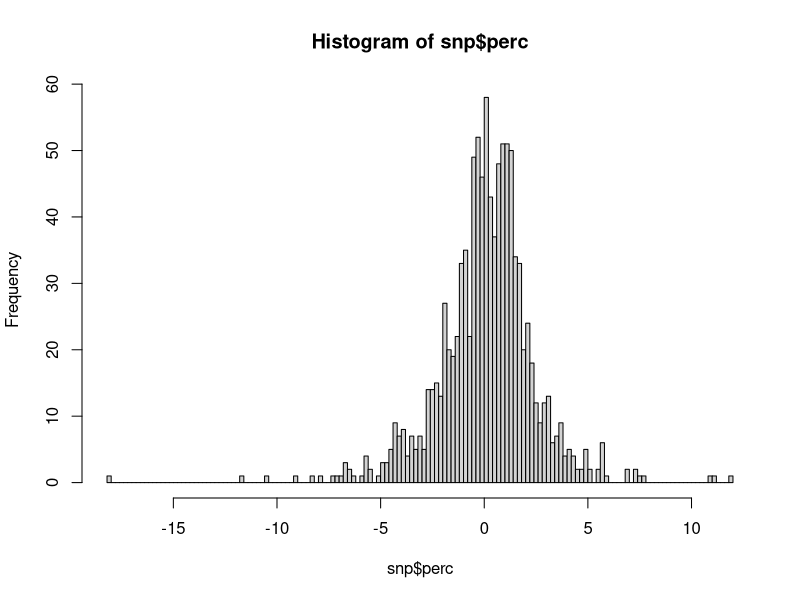

Reproduce this figure in R. (Note: this script raises an error after producing the figure.)
## ---- chunk 1
knitr::opts_chunk$set(echo = TRUE)
## ---- chunk 2
snp = read.csv("snp500weekly.csv")
#btc$perc = (btc$close-btc$open)/btc$open*100
snp$perc = (snp$Close-snp$Open)/snp$Open*100
hist(snp$perc, breaks=200)
## ---- chunk 3
set.seed(69)
dat = snp$perc
#dat = observations[1:1000]

CV = validation_sets(dat, 1:length(dat), fracs=c(0.7,0.2,0.1), window=0.05)

hidden.size = 1
lstm = init.lstm(1, hidden.size)
cv.mse = 0
cv.0 = 0

for (i in 1:CV$nsteps){
  train.ind = CV$sets[[i]]$train_window
  val.ind = CV$sets[[i]]$val_window
  train.set = dat[train.ind]
  val.set = dat[val.ind]
  
  N = length(train.set)
  
  y.train = train.set[2:N]
  X.train = train.set[1:(N-1)]
  X.train = matrix(X.train, ncol=1)
  
  fit = lstm.fit(y.train, X.train, lstm)
  lstm = fit$LSTM
  train.mse = fit$MSE
  
  train.states = lstm.forward.pass(as.matrix(train.set, ncol=1), lstm, hidden.size)
  h = train.states$hs[nrow(train.states$hs), ]
  C = train.states$Cs[nrow(train.states$Cs), ]
  
  h = matrix(h, nrow=1)
  C = matrix(C, nrow=1)
  
  N = length(val.set)
  y.val = val.set[2:N]
  X.val = val.set[1:(N-1)]
  X.val = matrix(X.val, ncol=1)
  
  val.states = lstm.forward.pass(as.matrix(X.val, ncol=1), lstm, hidden.size, h=h, C=C)
  val.mse = mean((y.val-val.states$yhat)^2)
  
  train.0 = mean((y.train-0)^2)
  val.0 = mean((y.val-0)^2)
  
  cv.mse = cv.mse + val.mse
  cv.0 = cv.0 + val.0
  
  print((paste("Fold", i)))
  print(paste("train mse:", train.mse))
  print(paste("train mse rand:", train.0))
  print(paste("val mse:", val.mse))
  print(paste("val mse rand:", val.0))
}
print(paste("Final CV mse:", cv.mse/CV$nsteps))
print(paste("Final CV mse just 0:", cv.0/CV$nsteps))
## ---- chunk 4
set.seed(69)
hidden.size = 1
lstm = init.lstm(1, hidden.size)

test.ind = CV$test_set$test_window

train.set = dat[-test.ind]
test.set = dat[test.ind]

N = length(train.set)

y.train = train.set[2:N]
X.train = train.set[1:(N-1)]
X.train = matrix(X.train, ncol=1)

fit = lstm.fit(y.train, X.train, lstm)
lstm = fit$LSTM
train.mse = fit$MSE

train.states = lstm.forward.pass(as.matrix(train.set, ncol=1), lstm, hidden.size)
h = train.states$hs[nrow(train.states$hs), ]
C = train.states$Cs[nrow(train.states$Cs), ]

h = matrix(h, nrow=1)
C = matrix(C, nrow=1)

N = length(test.set)
y.test = test.set[2:N]
X.test = test.set[1:(N-1)]
X.test = matrix(X.test, ncol=1)

test.states = lstm.forward.pass(as.matrix(X.test, ncol=1), lstm, hidden.size, h=h, C=C)
test.mse = mean((y.test-test.states$yhat)^2)

mean(y.test^2)
test.mse

## ---- chunk 5




